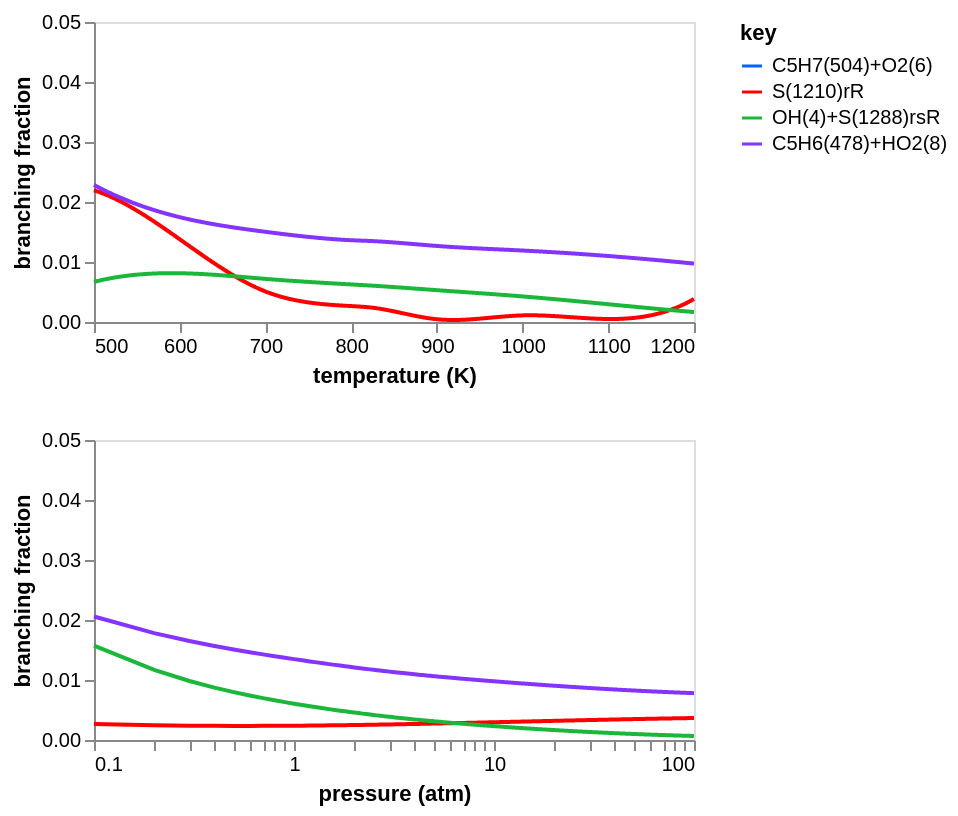

The cell this chart's notebook holds for it:
### Code cell
branch_frac_t_chart1a = fig.branching_fraction_t_chart(
    rate_df1a,
    T_range=T_range,
    P=P,
    legend=legend,
    total=total,
    y_range=f_range,
)
branch_frac_p_chart1a = fig.branching_fraction_chart(
    rate_df1a,
    P_range=P_range,
    T=T,
    legend=legend,
    total=total,
    y_range=f_range,
)
chart = alt.vconcat(
    branch_frac_t_chart1a.properties(width=300, height=150),
    branch_frac_p_chart1a.properties(width=300, height=150),
).configure_axis(grid=False)
chart

### Figure 1 — Vega-Lite specification as saved in the notebook (floating-point values rounded to 4 significant figures; data arrays with more than 128 entries replaced by an {"elided": "..."} marker saying what was removed)
{"config": {"view": {"continuousWidth": 300, "continuousHeight": 300}, "axis": {"grid": false}}, "vconcat": [{"data": {"name": "data-29df763dd9eb1a808d1457cd65f1d2ad"}, "mark": {"type": "line"}, "encoding": {"color": {"field": "key", "scale": {"domain": ["C5H7(504)+O2(6)", "S(1210)rR", "OH(4)+S(1288)rsR", "C5H6(478)+HO2(8)"], "range": ["#0066ff", "#ff0000", "#1ab73a", "#8533ff"]}, "type": "nominal"}, "x": {"axis": {"format": ".0f"}, "field": "x", "scale": {"domain": [500, 1200], "domainMax": 1200, "nice": true}, "title": "temperature (K)", "type": "quantitative"}, "y": {"axis": {"format": ".2f"}, "field": "value", "scale": {"domain": [0.0, 0.05], "domainMax": 0.05, "nice": true}, "title": "branching fraction", "type": "quantitative"}}, "height": 150, "transform": [{"fold": ["C5H7(504)+O2(6)", "S(1210)rR", "OH(4)+S(1288)rsR", "C5H6(478)+HO2(8)"]}], "width": 300}, {"data": {"name": "data-410aa773a32ff2adf5cc9ec7af776bc4"}, "mark": {"type": "line"}, "encoding": {"color": {"field": "key", "scale": {"domain": ["C5H7(504)+O2(6)", "S(1210)rR", "OH(4)+S(1288)rsR", "C5H6(478)+HO2(8)"], "range": ["#0066ff", "#ff0000", "#1ab73a", "#8533ff"]}, "type": "nominal"}, "x": {"axis": {"labelExpr": "((abs(datum.value - 0.1) / abs(0.1) < 1e-5) ||\n(abs(datum.value - 1.0) / abs(1.0) < 1e-5) ||\n(abs(datum.value - 10.0) / abs(10.0) < 1e-5) ||\n(abs(datum.value - 100.0) / abs(100.0) < 1e-5) ||\n(abs(datum.value - 100.0) / abs(100.0) < 1e-5)) ? datum.label : ''", "values": [0.1, 0.2, 0.3, 0.4, 0.5, 0.6, 0.7, 0.8, 0.9, 1.0, 2.0, 3.0, 4.0, 5.0, 6.0, 7.0, 8.0, 9.0, 10.0, 20.0, 30.0, 40.0, 50.0, 60.0, 70.0, 80.0, 90.0, 100.0, 100.0]}, "field": "x", "scale": {"domain": [0.1, 100.0], "type": "log"}, "title": "pressure (atm)", "type": "quantitative"}, "y": {"axis": {"format": ".2f"}, "field": "value", "scale": {"domain": [0.0, 0.05], "domainMax": 0.05, "nice": true}, "title": "branching fraction", "type": "quantitative"}}, "height": 150, "transform": [{"fold": ["C5H7(504)+O2(6)", "S(1210)rR", "OH(4)+S(1288)rsR", "C5H6(478)+HO2(8)"]}], "width": 300}], "$schema": "https://vega.github.io/schema/vega-lite/v5.20.1.json", "datasets": {"data-29df763dd9eb1a808d1457cd65f1d2ad": {"elided": "1000 records"}, "data-410aa773a32ff2adf5cc9ec7af776bc4": {"elided": "1000 records"}}}
